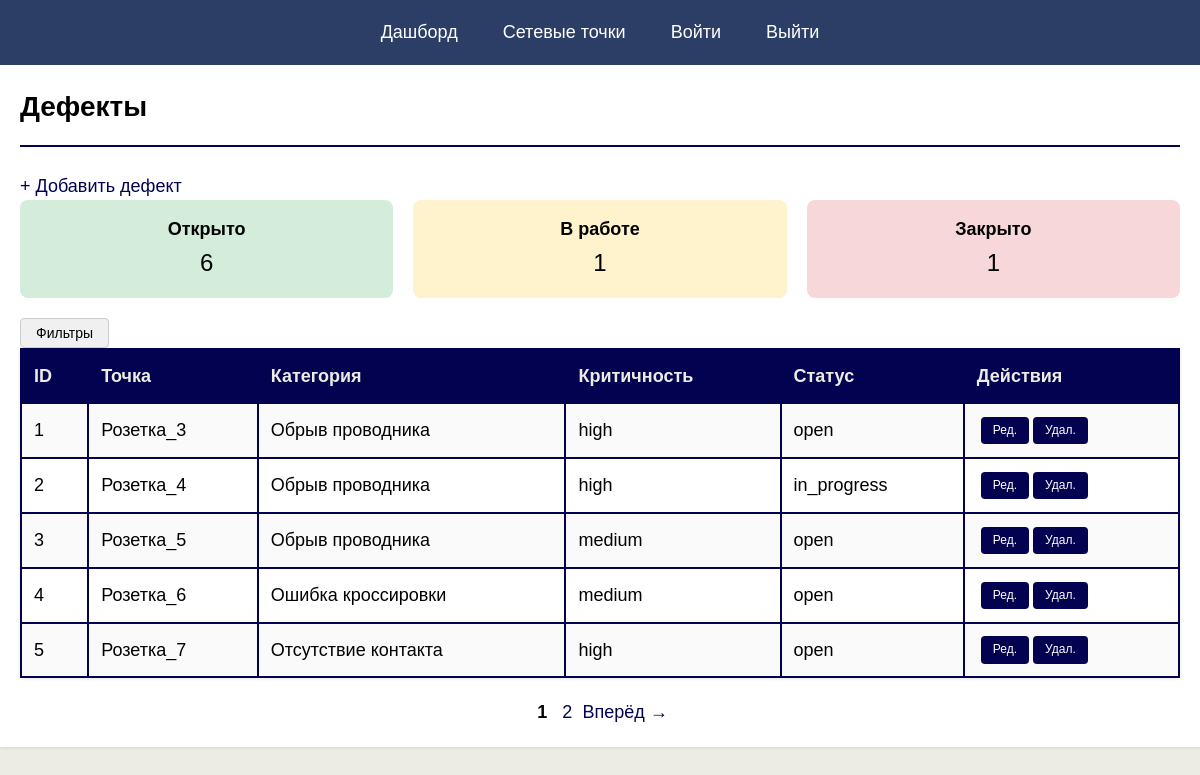
The app's page /public/defects/defects.php, older data.
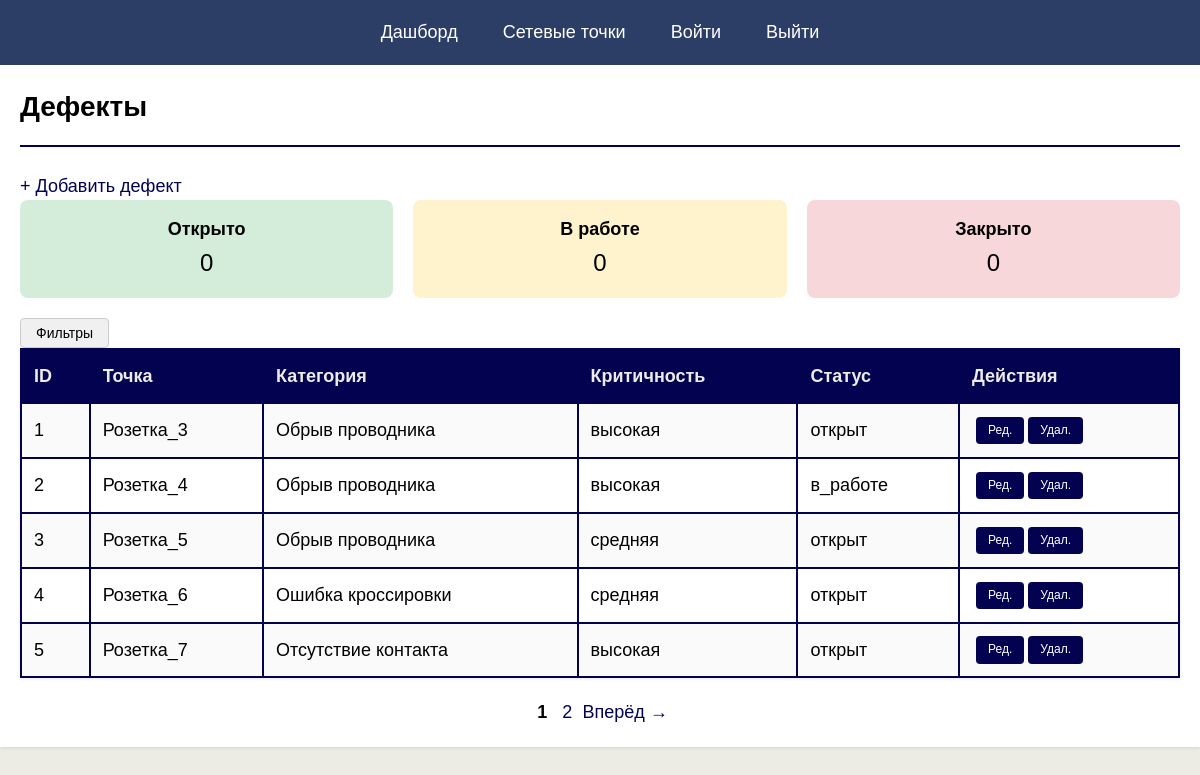
The same page, newer data.
### tables this page shows
CREATE TABLE `defects` (
                           `id` int(11) NOT NULL AUTO_INCREMENT,
                           `point_id` int(11) NOT NULL,
                           `category` varchar(50) DEFAULT NULL,
                           `severity` enum('высокая','средняя','низкая') DEFAULT NULL,
                           `description` text,
                           `status` enum('открыт','в_работе','закрыт') DEFAULT 'открыт',
                           `created_by` int(11) DEFAULT NULL,
                           `created_at` timestamp NULL DEFAULT CURRENT_TIMESTAMP,
                           PRIMARY KEY (`id`),
                           KEY `point_id` (`point_id`),
                           KEY `created_by` (`created_by`),
                           CONSTRAINT `defects_ibfk_1` FOREIGN KEY (`point_id`) REFERENCES `network_points` (`id`) ON DELETE CASCADE,
                           CONSTRAINT `defects_ibfk_2` FOREIGN KEY (`created_by`) REFERENCES `users` (`id`) ON DELETE SET NULL
);

CREATE TABLE `network_points` (
                                  `id` int(11) NOT NULL AUTO_INCREMENT,
                                  `label` varchar(20) NOT NULL UNIQUE,
                                  `type` enum('розетка','коммутатор','кабель','патч-корд') NOT NULL,
                                  `location` varchar(100) DEFAULT NULL,
                                  `status` enum('активна','дефект','списана') DEFAULT 'активна',
                                  `last_check` date DEFAULT NULL,
                                  PRIMARY KEY (`id`)
);

### public/defects/defects.php (called while the page is built, shortened)
<?php
require_once __DIR__ . '/../../config/db.php';
require_once __DIR__ . '/../../includes/auth.php';
require_once __DIR__ . '/../../controllers/defects/defects_controller.php';
include __DIR__ . '/../../views/defects/index.php';

### includes/auth.php (called while the page is built, shortened)
<?php
function isLoggedIn() {
    return isset($_SESSION['user_id']);
}
?>

### models/defects/DefectModel.php (called while the page is built, shortened)
<?php
function getDefectStatusCounts($pdo) {
    $stmt = $pdo->query("SELECT status, COUNT(*) as count FROM defects GROUP BY status");
    return $stmt->fetchAll(PDO::FETCH_KEY_PAIR);
}
function countAllDefects($pdo, $severity, $status) {
    $sql="SELECT COUNT(*) FROM defects WHERE 1=1";
    $params = [];
    $stmt = $pdo->prepare($sql);
    $stmt->execute($params);
    return (int)$stmt->fetchColumn();
}
function getDefectsWithPagination($pdo, $limit, $offset, $status, $severity) {
    $sql = "
        SELECT defects.id, network_points.label AS point_label,
        defects.category, defects.severity, defects.status
        FROM network_points
        JOIN defects ON defects.point_id = network_points.id
        WHERE 1=1
    ";
    $params = [];
    $sql .= " LIMIT :limit OFFSET :offset";
    $stmt = $pdo->prepare($sql);
    $stmt->bindValue(':limit', (int)$limit, PDO::PARAM_INT);
    $stmt->bindValue(':offset', (int)$offset, PDO::PARAM_INT);
    $stmt->execute();
    return $stmt->fetchAll(PDO::FETCH_ASSOC);
}
?>

### controllers/defects/defects_controller.php (called while the page is built)
<?php
require_once __DIR__ . '/../../models/defects/DefectModel.php';
require_once __DIR__ . '/../../includes/pagination.php';
$statusCounts = getDefectStatusCounts($pdo);
$totalOpen = $statusCounts['open'] ?? 0;
$totalInProgress = $statusCounts['in_progress'] ?? 0;
$totalClosed = $statusCounts['closed'] ?? 0;
$limit = 5;
$page = isset($_GET['page']) ? (int)$_GET['page'] : 1;
$severity = $_GET['severity'] ?? '';
$status = $_GET['status'] ?? '';
$total = countAllDefects($pdo, $severity, $status);
$pagination = getPaginationInfo($total, $limit, $page);
$defects = getDefectsWithPagination($pdo, $pagination['limit'], $pagination['offset'], $status, $severity);
$currentPage = $pagination['current_page'];
$totalPages = $pagination['total_pages'];
?>

### includes/pagination.php (called while the page is built, shortened)
<?php
function getPaginationInfo($total, $limit = 5, $page = 1) {
    $totalPages = ceil($total / $limit);
    return [
        'current_page' => $page,
        'total_pages' => $totalPages,
        'total' => $total,
        'limit' => $limit,
        'offset' => ($page - 1) * $limit
    ];
}
?>

### views/defects/index.php (the view, shortened to what this page needs)
<?php include __DIR__ . '/../../views/layouts/header.php'; ?>
    <h1>Дефекты</h1>
    <p><a href="defect_add.php">+ Добавить дефект</a></p>
<?php include __DIR__ . '/summary.php'; ?>
<?php include __DIR__ . '/filter.php'; ?>
<?php if (empty($defects)): ?>
    <p>Нет дефектов.</p>
<?php else: ?>
    <table border="1" cellpadding="10" width="100%" style="border-collapse: collapse;">
        <tr style="background: #f0f0f0;">
            <th>ID</th>
            <th>Точка</th>
            <th>Категория</th>
            <th>Критичность</th>
            <th>Статус</th>
            <th>Действия</th>
        </tr>
        <?php foreach ($defects as $defect): ?>
            <tr>
                <td><?= htmlspecialchars($defect['id']) ?></td>
                <td><?= htmlspecialchars($defect['point_label'] ?? '—') ?></td>
                <td><?= htmlspecialchars($defect['category'] ?? '—') ?></td>
                <td><?= htmlspecialchars($defect['severity'] ?? '—') ?></td>
                <td><?= htmlspecialchars($defect['status'] ?? '—') ?></td>
                <td>
                    <a href="defect_edit.php?id=<?= $defect['id'] ?>">Ред.</a> |
                    <a href="defect_delete.php?id=<?= $defect['id'] ?>" onclick="return confirm('Удалить дефект?')">Удал.</a>
                </td>
            </tr>
        <?php endforeach; ?>
    </table>
<?php endif; ?>
<?php if ($totalPages > 1): ?>
    <div style="margin-top: 20px; text-align: center;">
        <?php for ($i = 1; $i <= $totalPages; $i++): ?>
                <?php
                $params = $_GET;
                $params['page'] = $i;
                $linkPage = "?" . http_build_query($params); ?>
            <?php if ($i == $currentPage): ?>
                <strong style="margin: 0 5px;"><?= $i ?></strong>
            <?php else: ?>
                <a href="<?= $linkPage?>" style="margin: 0 5px;"><?= $i ?></a>
            <?php endif; ?>
        <?php endfor; ?>
        <?php if ($currentPage < $totalPages): ?>
                <?php
                $params = $_GET;
                $params['page'] = $currentPage + 1;
                $linkNext = "?" . http_build_query($params); ?>
            <a href="<?= $linkNext ?>">Вперёд →</a>
        <?php endif; ?>
    </div>
<?php endif; ?>

### views/layouts/header.php (shortened to what this page needs)
<?php require_once __DIR__ . "/../../includes/auth.php";?>
<!DOCTYPE html>
<html lang="ru">
<head>
    <link rel="stylesheet" href="/assets/main.css">
    <link rel="stylesheet" href="/assets/responsive.css">
</head>
<body>
<ul class="nav-menu">
    <li><a href="/public/dashboard/index.php">Дашборд</a></li>
    <li><a href="/public/inventory/inventory.php">Сетевые точки</a></li>
    <?php if (isLoggedIn()):?>
        <li><a href="/public/defects/defects.php">Дефекты</a></li>
        <li><a href="/public/materials/materials.php">Материалы</a></li>
        <li><a href="/public/report/report.php">Отчеты</a></li>
    <?php else:?>
        <li><a href="/public/auth/login.php">Войти</a></li>
    <?php endif;?>
    <li><a href="/public/auth/logout.php">Выйти</a></li>
</ul>
<div class="container">

### views/defects/summary.php
<div style="display: flex; gap: 20px; margin-bottom: 20px;">
    <div style="flex: 1; background: #d4edda; padding: 15px; text-align: center; border-radius: 8px;">
        <strong>Открыто</strong><br>
        <span style="font-size: 24px;"><?= $totalOpen ?? 0 ?></span>
    </div>
    <div style="flex: 1; background: #fff3cd; padding: 15px; text-align: center; border-radius: 8px;">
        <strong>В работе</strong><br>
        <span style="font-size: 24px;"><?= $totalInProgress ?? 0 ?></span>
    </div>
    <div style="flex: 1; background: #f8d7da; padding: 15px; text-align: center; border-radius: 8px;">
        <strong>Закрыто</strong><br>
        <span style="font-size: 24px;"><?= $totalClosed ?? 0 ?></span>
    </div>
</div>

### views/defects/filter.php (shortened to what this page needs)
<div class="filter-dropdown">
    <button class="filter-btn" onclick="toggleFilter()"> Фильтры</button>
</div>

### assets/main.css (style rules this page uses)
* { margin: 0; padding: 0; box-sizing: border-box; }
:root { --primary: #020250; --secondary: #020250; --success: #ffffff; --warning: #020250; --danger: #020250; --text: #000000; --text-light: #7f8c8d; }
html, body { font-family: 'Spectrum Sans', -apple-system, Spectrum Sans, sans-serif; color: var(--text); background-color: #ecece5; font-size: 18px; line-height: 1.6; }
h1 { margin-bottom: 25px; padding-bottom: 15px; border-bottom: 2px solid var(--secondary); font-size: 28px; }
table { width: 100%; border-collapse: collapse; background-color: #ffffff; box-shadow: 0 1px 3px rgba(0, 0, 0, 0.1); margin-bottom: 20px; }
table th { background-color: var(--primary); color: #ecece5; padding: 12px; text-align: left; font-weight: 600; }
table td { padding: 12px; border-bottom: 1px solid #ecf0f1; }
table tbody tr:nth-child(even) { background-color: #fafafa; }
button, a.btn, input[type="submit"] { padding: 10px 18px; border: none; font-size: 14px; font-weight: 500; cursor: pointer; text-decoration: none; display: inline-block; transition: all 0.3s; font-family: 'Spectrum Sans', sans-serif; }
.container { background-color: white; padding: 25px; box-shadow: 0 1px 3px rgba(0, 0, 0, 0.1); margin-bottom: 20px; }
a { color: var(--secondary); text-decoration: none; }
table { border: 2px solid #020250; }
table th, table td { border: 2px solid #020250; border-bottom: 2px solid #020250; }
table th { border-bottom: 2px solid #020250; }
table td:last-child { white-space: nowrap; }
table td:last-child a, table td:last-child button { display: inline-block; padding: 4px 12px; margin: 0 4px; font-size: 12px; font-weight: 500; text-decoration: none; border-radius: 4px; transition: all 0.2s ease; cursor: pointer; }
table td:last-child a:first-child, .btn-edit { background-color: #020250; color: white; border: none; }
table td:last-child a:last-child, .btn-delete { background-color: #020250; color: white; border: none; }
table td:last-child { letter-spacing: normal; }
table td:last-child a:not(:first-child) { margin-left: 0; }
table td:last-child { font-size: 0; }
table td:last-child a { font-size: 12px; }

### assets/responsive.css (style rules this page uses)
* { box-sizing: border-box; }
body { margin: 0; padding: 0; font-family: Tahoma, Arial, sans-serif; background: #f5f5f5; }
.container { max-width: 1200px; margin: 0 auto; padding: 20px; }
.nav-menu { list-style: none; margin: 0; padding: 10px; background: #2c3e66; text-align: center; }
.nav-menu li { display: inline-block; margin: 0 5px; }
.nav-menu a { color: white; text-decoration: none; padding: 8px 15px; display: inline-block; }
table { width: 100%; border-collapse: collapse; background: white; }
th, td { border: 1px solid #ddd; padding: 10px; text-align: left; }
th { background: #f0f0f0; }
button, .btn { padding: 6px 15px; cursor: pointer; border: 1px solid #ccc; background: #f0f0f0; border-radius: 4px; }

Row changes from the older to the newer data that the page shows:
changed defects "Розетка_3": severity "high" → "высокая"; status "open" → "открыт"
changed defects "Розетка_4": severity "high" → "высокая"; status "in_progress" → "в_работе"
changed defects "Розетка_5": severity "medium" → "средняя"; status "open" → "открыт"
changed defects "Ошибка кроссировки": severity "medium" → "средняя"; status "open" → "открыт"
changed defects "Отсутствие контакта": severity "high" → "высокая"; status "open" → "открыт"
Text that changed along with them:
$totalOpen: "6" → "0"
$totalInProgress: "1" → "0"
$totalClosed: "1" → "0"
